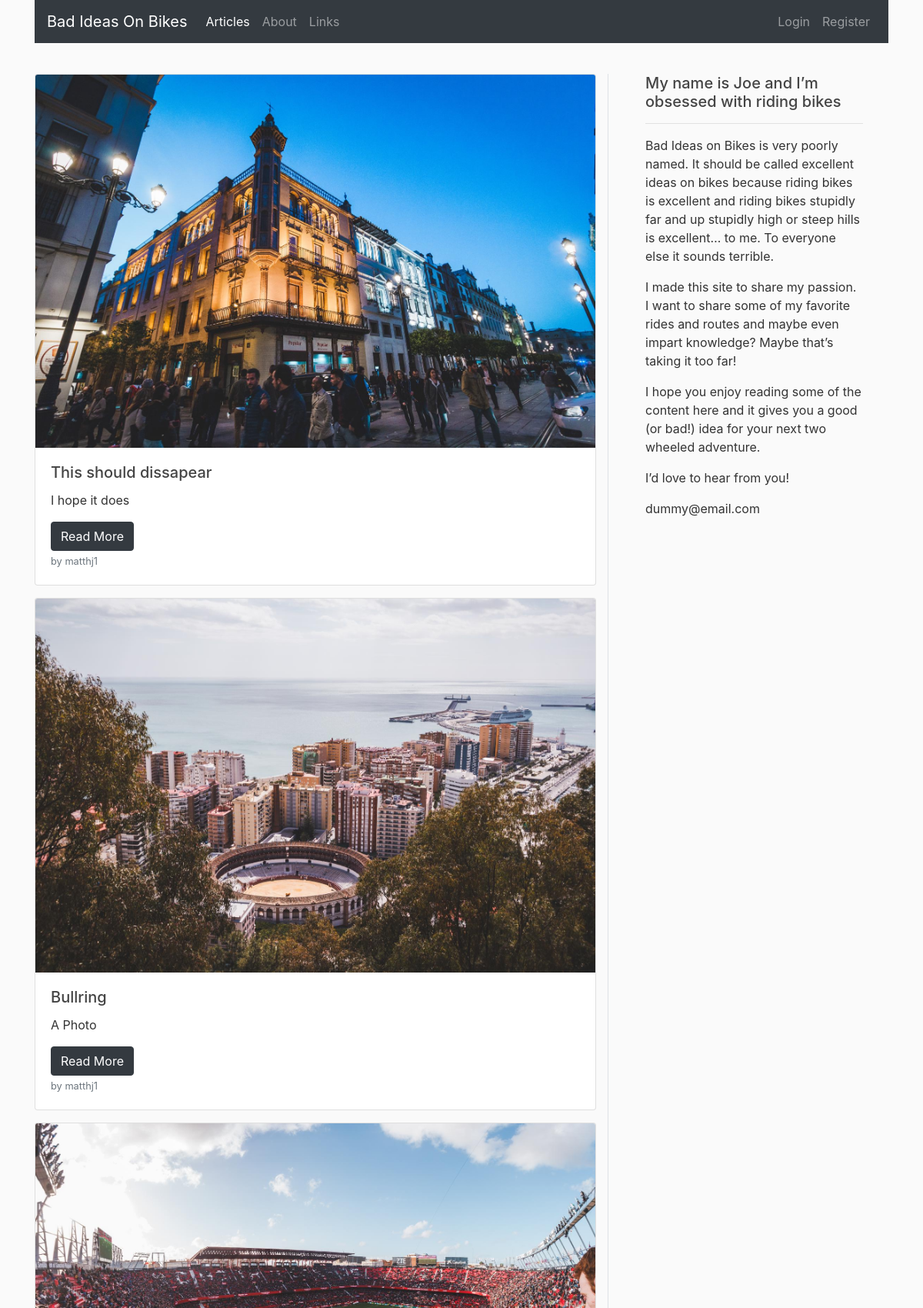
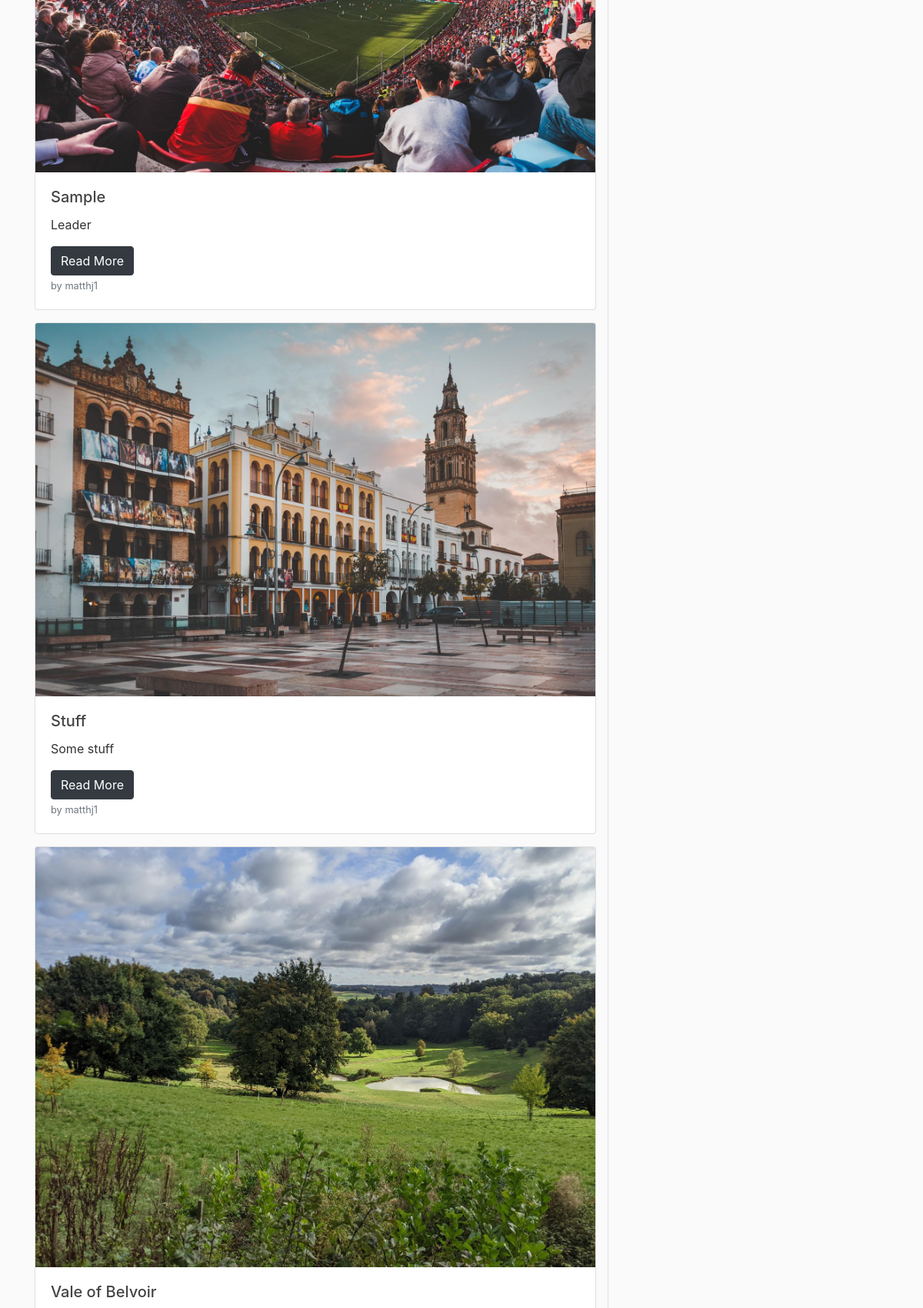
The page /home (upper part) on the database its author committed (2 pictures, top to bottom).
### flaskbiob/models.py (models this page shows, shortened)
class Posts(db.Model):
    id = db.Column(db.Integer, primary_key=True)
    title = db.Column(db.String(100), nullable=False)
    date = db.Column(db.DateTime, nullable=False, default=datetime.utcnow)
    leader = db.Column(db.Text, nullable=False)
    content = db.Column(db.Text, nullable=False)
    post_image = db.Column(db.String(100), nullable=False, default="default_post.jpg")
    user = db.Column(db.Integer, db.ForeignKey("users.id"), nullable=False)

class Users(db.Model, UserMixin):
    id = db.Column(db.Integer, primary_key=True)
    username = db.Column(db.String(20), unique=True, nullable=False)
    email = db.Column(db.String(100), unique=True, nullable=False)
    image_file = db.Column(db.String(20), nullable=False, default="default.png")
    password = db.Column(db.String(60), nullable=False)
    posts = db.relationship("Posts", backref="author", lazy=True)

### flaskbiob/routes.py (the view)
@app.route("/")
@app.route("/home")
def homePage():
    page = request.args.get("page", 1, type=int)
    posts = Posts.query.order_by(Posts.date.desc()).paginate(page=page, per_page=5)
    return render_template("Home.html", posts=posts)

### flaskbiob/templates/Home.html (shortened to what this page needs)
{% extends "BASE.html" %}
    {% block content %}
    <div class="row py-3">
        <div class="col" id="main">
            {% for post in posts.items %}
            <div class="card mb-3">
              <img src="{{ url_for('static', filename='post_pics/' + post.post_image) }}" class="card-img-top" alt="...">
              <div class="card-body">
                <h5 class="card-title">{{ post.title }}</h5>
                <p class="card-text">{{ post.leader }}</p>
                  <a href="{{ url_for('postPage', post_id = post.id) }}" class="btn btn-dark">Read More</a>
                <p class="card-text"><small class="text-muted">by {{ post.author.username }}</small></p>
              </div>
            </div>
            {% endfor %}
        </div>
        <div class="col-4 order-2 px-5 border-left d-none d-lg-block pb-3" id="sticky-sidebar">
            <div class="sticky-top">
                <h5>My name is Joe and I’m obsessed with riding bikes</h5>
                <hr>
                <p>Bad Ideas on Bikes is very poorly named. It should be called excellent ideas on bikes because riding bikes is excellent and riding bikes stupidly far and up stupidly high or steep hills is excellent… to me. To everyone else it sounds terrible.</p>
                <p>I made this site to share my passion. I want to share some of my favorite rides and routes and maybe even impart knowledge? Maybe that’s taking it too far!</p>
                <p>I hope you enjoy reading some of the content here and it gives you a good (or bad!) idea for your next two wheeled adventure.</p>
                <p>I’d love to hear from you!</p>
                <p>dummy@email.com</p>
            </div>
        </div>
    </div>
    {% endblock content %}

### flaskbiob/templates/BASE.html (shortened to what this page needs)
<!DOCTYPE html>
<html lang="en">
<head>
    <link rel="stylesheet" href="https://stackpath.bootstrapcdn.com/bootstrap/4.5.2/css/bootstrap.min.css">
    <link rel="stylesheet" type="text/css" href="{{ url_for('static', filename='main.css') }}">
</head>
    <body>
        <div class="container">
            <nav class="navbar navbar-expand-lg navbar-dark bg-dark">
              <a class="navbar-brand" href="{{ url_for('homePage') }}">Bad Ideas On Bikes</a>
              <div class="collapse navbar-collapse" id="navbarNav">
                <ul class="navbar-nav">
                  <li class="nav-item {% if request.endpoint == 'homePage' %} active {% endif %}">
                    <a class="nav-link" href="{{ url_for('homePage') }}">Articles <span class="sr-only">(current)</span></a>
                  </li>
                  <li class="nav-item {% if request.endpoint == 'aboutPage' %} active {% endif %}">
                    <a class="nav-link" href="{{ url_for('aboutPage') }}">About</a>
                  </li>
                  <li class="nav-item {% if request.endpoint == 'linkPage' %} active {% endif %}">
                    <a class="nav-link" href="#">Links</a>
                  </li>
                </ul>
                  <ul class="navbar-nav ml-auto">
                      {% if current_user.is_authenticated %}
                        <li class="nav-item {% if request.endpoint == 'newpostPage' %} active {% endif %}">
                            <a class="nav-link" href="{{ url_for('newpostPage') }}">Post</a>
                        </li>
                          <li class="nav-item ">
                            <a class="nav-link" href="{{ url_for('logoutPage') }}">Logout</a>
                        </li>
                        <li class="nav-item {% if request.endpoint == 'accountPage' %} active {% endif %}">
                            <a class="nav-link" href="{{ url_for('accountPage') }}">Account</a>
                        </li>
                      {% else %}
                        <li class="nav-item {% if request.endpoint == 'loginPage' %} active {% endif %}">
                            <a class="nav-link" href="{{ url_for('loginPage') }}">Login</a>
                        </li>
                        <li class="nav-item {% if request.endpoint == 'registerPage' %} active {% endif %}">
                            <a class="nav-link" href="{{ url_for('registerPage') }}">Register</a>
                        </li>
                      {% endif %}
                  </ul>
              </div>
            </nav>
            <br>
            {% block content %}
            {% endblock content %}
        </div>
    </body>
</html>

### flaskbiob/static/main.css (style rules this page uses)
body { background: #fafafa; color: #333333; }
h1, h2, h3, h4, h5, h6 { color: #444444; }

### rows shown on the page
Posts: post_image (picture), title "This should dissapear", leader "I hope it does", author.username "matthj1"
Posts: post_image (picture), title "Bullring", leader "A Photo", author.username "matthj1"
Posts: post_image (picture), title "Sample", leader "Leader", author.username "matthj1"
Posts: post_image (picture), title "Stuff", leader "Some stuff", author.username "matthj1"
Posts: post_image (picture), title "Vale of Belvoir"
